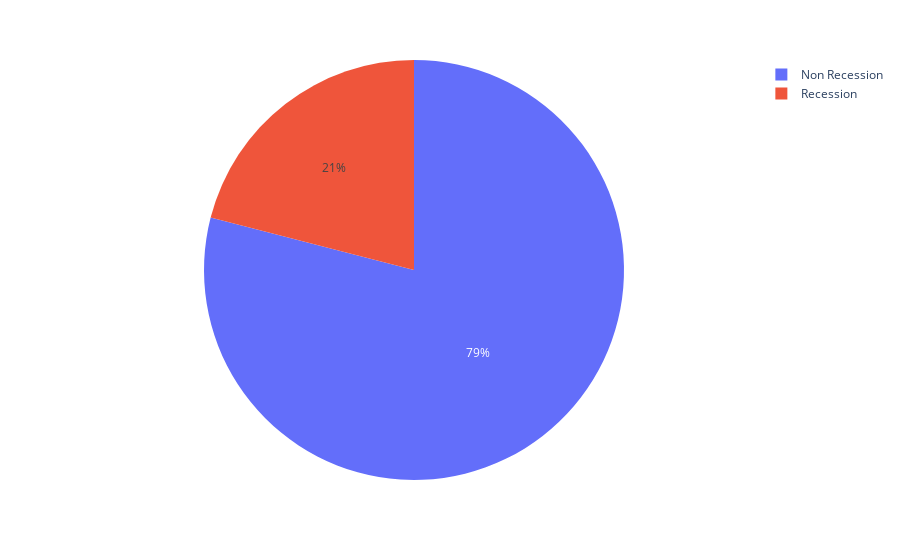

Here is the notebook cell this chart was saved with:
### Code cell
pfig=px.pie(ae_rnr,names="Period",values="Advertising_Expenditure")
pfig.show()

### Figure 1 — Plotly figure (JSON) as saved in the notebook; plotly's stock layout.template omitted (floating-point values rounded to 4 significant figures)
{"data": [{"domain": {"x": [0, 1], "y": [0, 1]}, "hovertemplate": "Period=%{label}<br>Advertising_Expenditure=%{value}<extra></extra>", "labels": ["Non Recession", "Recession"], "legendgroup": "", "name": "", "showlegend": true, "type": "pie", "values": [1279707, 339910]}], "layout": {"legend": {"tracegroupgap": 0}, "margin": {"t": 60}}}
